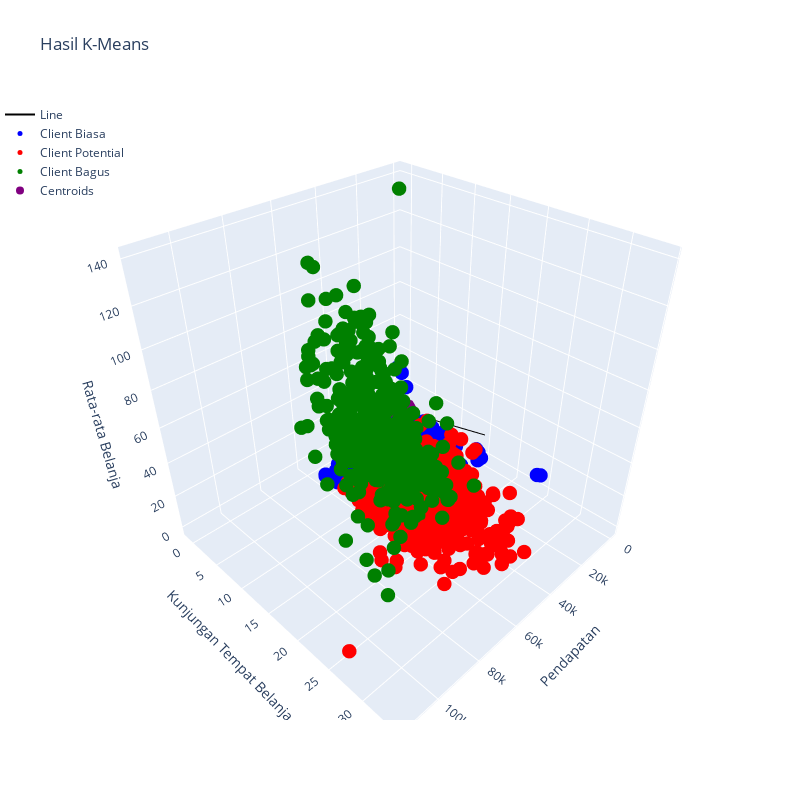

The code cell stored with this chart in its notebook:
### Code cell
import plotly.graph_objs as go

# Definisikan data untuk garis
xline = np.linspace(0, 15, 1000)
yline = np.linspace(0, 15, 1000)
zline = np.linspace(0, 15, 1000)
line_trace = go.Scatter3d(x=xline, y=yline, z=zline, mode='lines', line=dict(color='black'), name='Line')

# Definisikan data untuk setiap cluster
scatter_traces = [
    go.Scatter3d(x=df1.Income, y=df1.total_spend_place, z=df1['Rata-rata-belanja'], mode='markers',
                 marker=dict(color='blue', size=5), name='Client Biasa'),
    go.Scatter3d(x=df2.Income, y=df2.total_spend_place, z=df2['Rata-rata-belanja'], mode='markers',
                 marker=dict(color='red', size=5), name='Client Potential'),
    go.Scatter3d(x=df3.Income, y=df3.total_spend_place, z=df3['Rata-rata-belanja'], mode='markers',
                 marker=dict(color='green', size=5), name='Client Bagus')
]

# Definisikan data untuk centroid
centroid_trace = go.Scatter3d(x=kmeans.cluster_centers_[:,0], y=kmeans.cluster_centers_[:,1],
                              z=kmeans.cluster_centers_[:,2], mode='markers',
                              marker=dict(color='purple', size=8), name='Centroids')

# Definisikan layout
layout = go.Layout(scene=dict(xaxis=dict(title='Pendapatan'), yaxis=dict(title='Kunjungan Tempat Belanja'), zaxis=dict(title='Rata-rata Belanja')),
                   margin=dict(l=0, r=0), height=800, width=800, title="Hasil K-Means", legend=dict(x=0, y=1))

# Definisikan figure
fig = go.Figure(data=[line_trace] + scatter_traces + [centroid_trace], layout=layout)

# Tampilkan plot
fig.show()

### Figure 1 — Plotly figure (JSON) as saved in the notebook; plotly's stock layout.template omitted (floating-point values rounded to 4 significant figures; data arrays with more than 128 entries replaced by an {"elided": "..."} marker saying what was removed)
{"data": [{"line": {"color": "black"}, "mode": "lines", "name": "Line", "type": "scatter3d", "x": {"elided": "1000 float values"}, "y": {"elided": "1000 float values"}, "z": {"elided": "1000 float values"}}, {"marker": {"color": "blue", "size": 5}, "mode": "markers", "name": "Client Biasa", "type": "scatter3d", "x": {"elided": "1039 float values"}, "y": {"elided": "1039 int values"}, "z": {"elided": "1039 float values"}}, {"marker": {"color": "red", "size": 5}, "mode": "markers", "name": "Client Potential", "type": "scatter3d", "x": {"elided": "699 float values"}, "y": {"elided": "699 int values"}, "z": {"elided": "699 float values"}}, {"marker": {"color": "green", "size": 5}, "mode": "markers", "name": "Client Bagus", "type": "scatter3d", "x": {"elided": "486 float values"}, "y": {"elided": "486 int values"}, "z": {"elided": "486 float values"}}, {"marker": {"color": "purple", "size": 8}, "mode": "markers", "name": "Centroids", "type": "scatter3d", "x": [-0.8474, 0.4086, 1.224], "y": [-0.9072, 0.9139, 0.625], "z": [-0.7658, 0.02832, 1.596]}], "layout": {"height": 800, "legend": {"x": 0, "y": 1}, "margin": {"l": 0, "r": 0}, "scene": {"xaxis": {"title": {"text": "Pendapatan"}}, "yaxis": {"title": {"text": "Kunjungan Tempat Belanja"}}, "zaxis": {"title": {"text": "Rata-rata Belanja"}}}, "title": {"text": "Hasil K-Means"}, "width": 800}}
